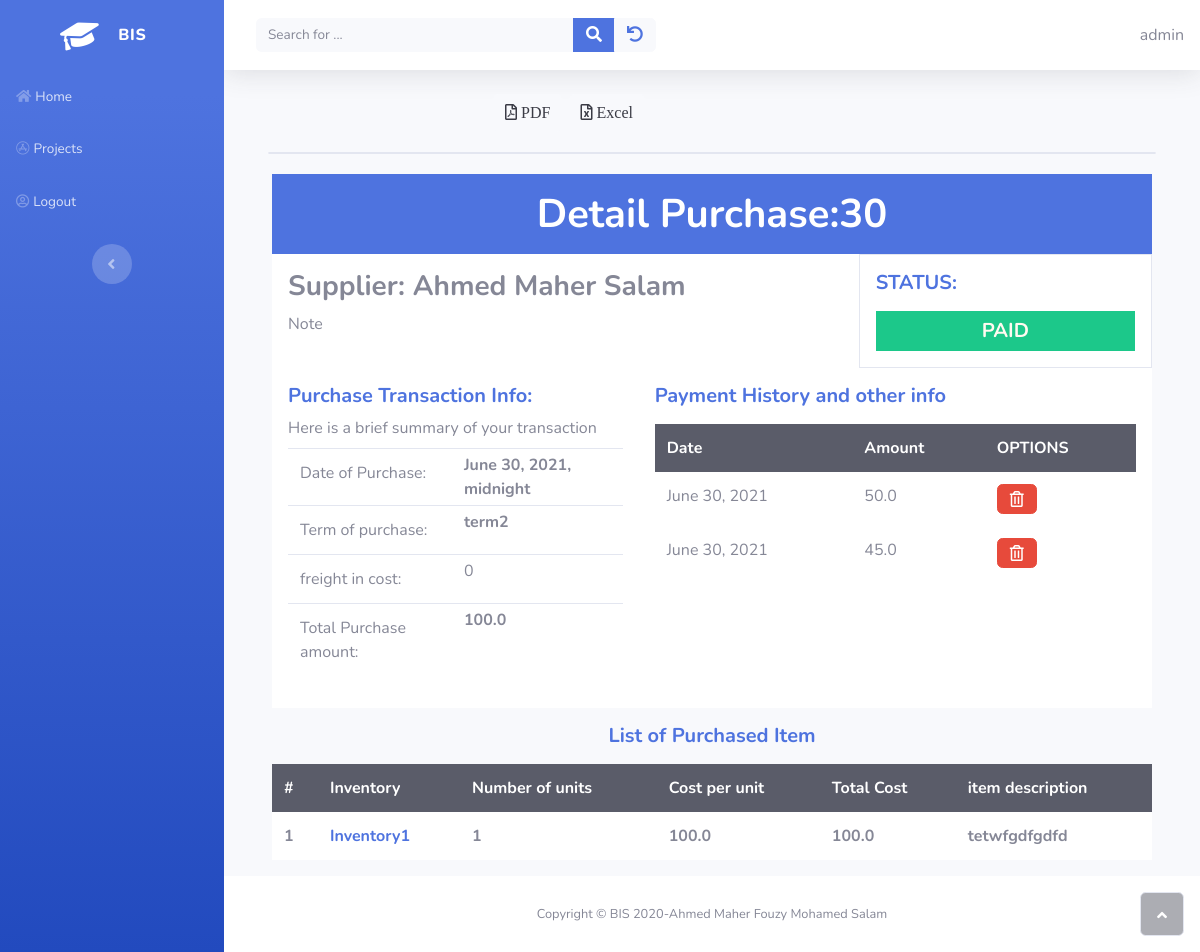
The app's page /inventory/detail_purchase/30 (signed in), older data.
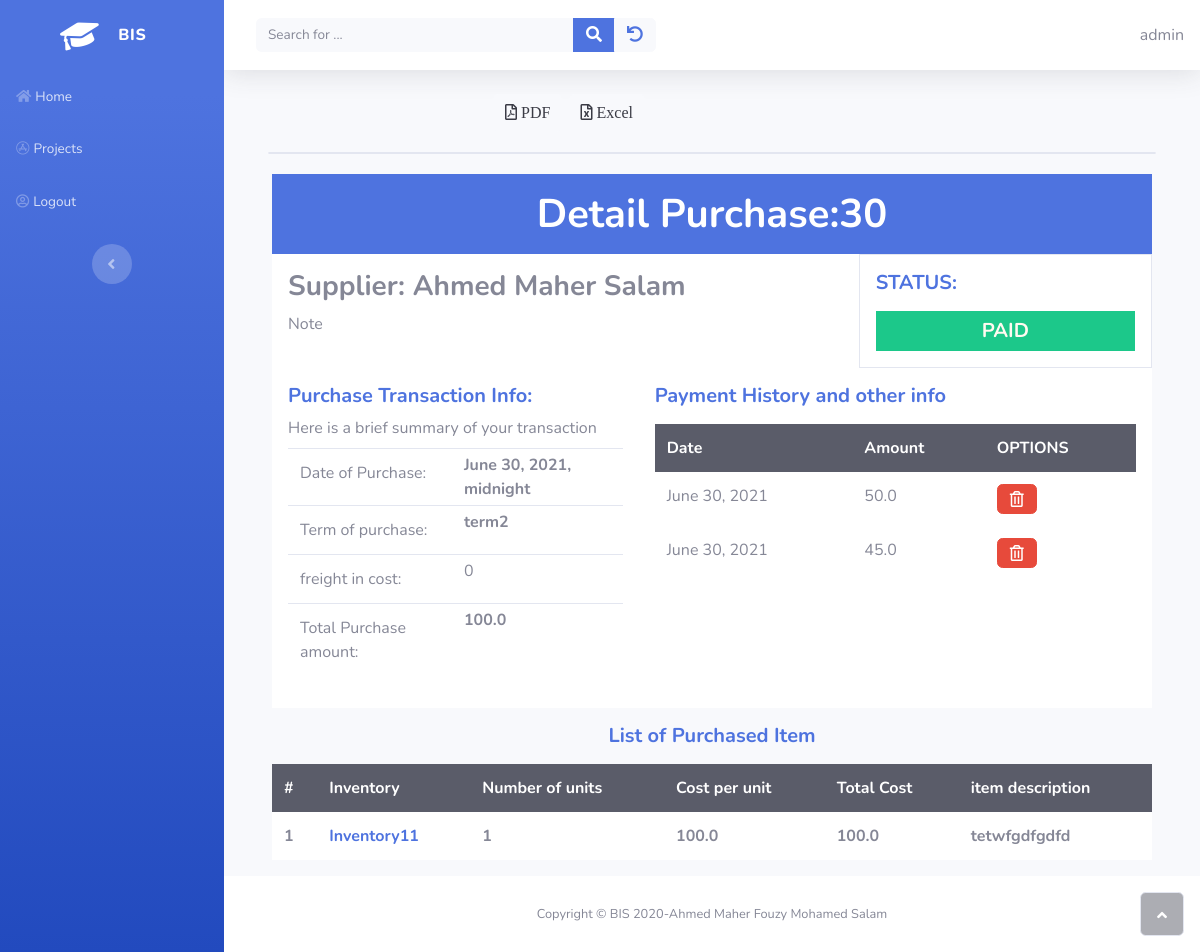
The same page, newer data.
### inventory/models.py (models this page shows, shortened)
class InventoryPrice(models.Model):
    inventory = models.ForeignKey(Inventory, on_delete=models.CASCADE)
    cost_per_unit = models.FloatField()
    number_of_unit = models.PositiveIntegerField()
    purchase_inventory = models.ForeignKey(PurchaseInventory, on_delete=models.CASCADE)
    @property
    def total_cost(self):
        return self.cost_per_unit * self.number_of_unit

class Inventory(models.Model):
    owner = models.ForeignKey(get_user_model(), on_delete=models.CASCADE)
    item_name = models.CharField(max_length=250)
    description = models.TextField(
        null= True,
        blank= True
    )
    general_ledeger_account = models.ForeignKey('sole_proprietorship.Accounts',on_delete=models.CASCADE)
    def __str__(self):
        return self.item_name

### inventory/views.py (the view)
# urls.py: path('detail_purchase/<int:pk>' , views.DetailPurchaseInventoryView.as_view() , name="detail_purchase") ,
class DetailPurchaseInventoryView(OwnerDetailView):
    model = PurchaseInventory
    template_name = "inventory/purchase_detail.html"

### home/owner.py (called while the page is built)
    def get_queryset(self):
        qs = super().get_queryset()
        return qs.filter(owner=self.request.user)

### inventory/models.py (called while the page is built)
    def __str__(self):
        return self.config

### suppliers/models.py (called while the page is built)
    @property
    def full_name(self):
        return '%s %s %s' % (self.first_name, self.middle_name , self.last_name)

    def __str__(self):
        return self.full_name

### inventory/templates/inventory/purchase_detail.html (shortened to what this page needs)
{% extends "home/base.html" %}
{% block content %}
<div class="d-grid gap-2 col-6 mx-auto">
  <button class="btn btn-light" type="button" onclick="printMe()"><i class="far fa-file-pdf"> PDF</i></button>
  <button class="btn btn-light" type="button"><i class="far fa-file-excel"> Excel</i></button>
</div>
<div class="invoice-receipt">
  {% include 'inventory/purchase_detail_abstract.html'%}
</div>
{% endblock %}

### inventory/templates/inventory/purchase_detail_abstract.html (shortened to what the changed rows need)
<div class="container" id="contentHistoriasOm">
    <section id="subirOm" class="pb-3">
        <div class="row p-0 m-0">
            <div class="col p-0 m-0">
                <div class="row bg-white mx-auto">
                    <div class="col-12 p-0 m-0 bg-primary">
                        <h1 class="text-center text-white p-0 m-0 display-5 pt-3 pb-3"><strong>Detail Purchase:{{ purchaseinventory.pk }}</strong></h1>
                    </div>
                </div>
            </div>
        </div>
        <div class="row p-0 m-0">
            <div class="col-lg-4 col-xl-7 p-0 m-0 p-3 bg-info mx-auto" style="background-color:white!important">
                <div class="table-responsive">
                    <table class="table table-hover table-borderless">
                        <thead class="table-dark">
                            <tr>
                                <th>Date</th>
                                <th>Amount</th>
                                <th>OPTIONS</th>
                            </tr>
                        </thead>
                    </table>
                </div>
            </div>
        </div>
    </section>
    <section >
        <div>
            <table class="table table-hover table-borderless">
                <thead class="table-dark">
                    <tr>
                        <th>#</th>
                        <th>Inventory</th>
                        <th>Number of units</th>
                        <th>Cost per unit </th>
                        <th>Total Cost </th>
                        <th>item description </th>
                    </tr>
                </thead>
                <tbody style="background-color:white">
                    {% for price in purchaseinventory.inventoryprice_set.all %}
                        <tr>
                            <td><strong>{{ forloop.counter }}</strong></td>
                            <td><strong><a href="{% url "inventory:detail_inventory" price.inventory.id %}" target="blank">{{ price.inventory }}</a></strong></td>
                            <td><strong>{{ price.number_of_unit}}</strong></td>
                            <td><strong>{{ price.cost_per_unit}}</strong></td>
                            <td><strong>{{ price.total_cost}}</strong></td>
                            <td><strong>{{ price.inventory.description|truncatechars:125 }}</strong></td>
                        </tr>
                    {% endfor %}
                </tbody>
            </table>
        </div>
    </section>
</div>

Row changes from the older to the newer data that the page shows:
changed through a linked row, InventoryPrice "tetwfgdfgdfd": inventory "Inventory1" → "Inventory11"
